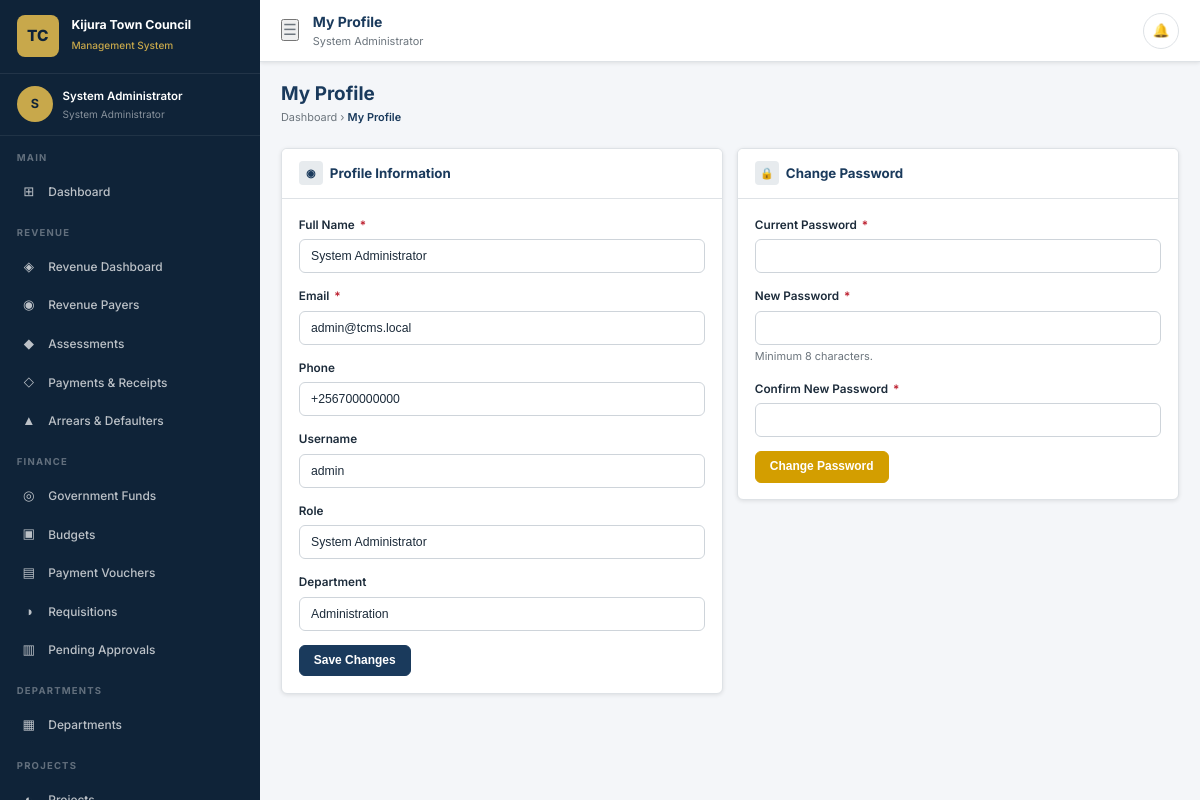
Screenshot of /modules/auth/profile.php (signed in) with the database file from the repository.
### tables this page shows
CREATE TABLE IF NOT EXISTS users (
    id INT AUTO_INCREMENT PRIMARY KEY,
    employee_id VARCHAR(50) UNIQUE,
    username VARCHAR(100) NOT NULL UNIQUE,
    email VARCHAR(200) NOT NULL UNIQUE,
    password_hash VARCHAR(255) NOT NULL,
    full_name VARCHAR(200) NOT NULL,
    phone VARCHAR(20),
    role_id INT NOT NULL,
    department_id INT,
    designation VARCHAR(150),
    is_active TINYINT(1) DEFAULT 1,
    must_change_password TINYINT(1) DEFAULT 0,
    last_login TIMESTAMP NULL,
    login_attempts INT DEFAULT 0,
    locked_until TIMESTAMP NULL,
    two_fa_enabled TINYINT(1) DEFAULT 0,
    two_fa_secret VARCHAR(100),
    profile_photo VARCHAR(255),
    created_by INT,
    created_at TIMESTAMP DEFAULT CURRENT_TIMESTAMP,
    updated_at TIMESTAMP DEFAULT CURRENT_TIMESTAMP ON UPDATE CURRENT_TIMESTAMP,
    FOREIGN KEY (role_id) REFERENCES roles(id),
    FOREIGN KEY (department_id) REFERENCES departments(id)
);

CREATE TABLE IF NOT EXISTS roles (
    id INT AUTO_INCREMENT PRIMARY KEY,
    name VARCHAR(100) NOT NULL UNIQUE,
    slug VARCHAR(100) NOT NULL UNIQUE,
    description TEXT,
    created_at TIMESTAMP DEFAULT CURRENT_TIMESTAMP
);

CREATE TABLE IF NOT EXISTS departments (
    id INT AUTO_INCREMENT PRIMARY KEY,
    dept_code VARCHAR(20) NOT NULL UNIQUE,
    name VARCHAR(200) NOT NULL,
    description TEXT,
    head_user_id INT,
    is_active TINYINT(1) DEFAULT 1,
    created_at TIMESTAMP DEFAULT CURRENT_TIMESTAMP,
    updated_at TIMESTAMP DEFAULT CURRENT_TIMESTAMP ON UPDATE CURRENT_TIMESTAMP
);

### includes/functions.php (called while the page is built, shortened)
<?php
function isLoggedIn(): bool {
    return true;
}
function getCurrentUser(): ?array {
    static $user = null;
    if ($user !== null) return $user;
    $db = getDB();
    $stmt = $db->prepare("SELECT u.*, r.slug AS role_slug, r.name AS role_name, d.name AS dept_name
                          FROM users u
                          JOIN roles r ON u.role_id = r.id
                          LEFT JOIN departments d ON u.department_id = d.id
                          WHERE u.id = ? AND u.is_active = 1");
    $stmt->execute([$_SESSION['user_id']]);
    $user = $stmt->fetch();
    return $user ?: null;
}
function getUnreadNotificationCount(): int {
    $user = getCurrentUser();
    $db = getDB();
    $stmt = $db->prepare("SELECT COUNT(*) FROM notifications WHERE user_id = ? AND is_read = 0");
    $stmt->execute([$user['id']]);
    return (int)$stmt->fetchColumn();
}
function getRecentNotifications(int $limit = 10): array {
    $user = getCurrentUser();
    $db = getDB();
    $stmt = $db->prepare("SELECT * FROM notifications WHERE user_id = ? ORDER BY created_at DESC LIMIT ?");
    $stmt->execute([$user['id'], $limit]);
    return $stmt->fetchAll();
}
function getSystemSetting(string $key): ?string {
    static $settings = null;
    if ($settings === null) {
        try {
            $db = getDB();
            $rows = $db->query("SELECT setting_key, setting_value FROM system_settings")->fetchAll();
            $settings = array_column($rows, 'setting_value', 'setting_key');
        } catch (Exception $e) {
            return null;
        }
    }
    return $settings[$key] ?? null;
}

### modules/auth/profile.php (the view, shortened to what this page needs)
<?php
require_once __DIR__ . '/../../includes/layout.php';
$user = getCurrentUser();
renderHead('My Profile');
echo '<body><div class="app-wrapper">';
renderSidebar($user);
echo '<div class="main-content">';
renderTopbar('My Profile', $user['full_name']);
renderPageStart('My Profile', '', [
    ['url' => APP_URL . '/dashboard.php', 'label' => 'Dashboard'],
    ['url' => '#', 'label' => 'My Profile']
]);
renderPageActions('');
?>
<div class="grid-2" style="align-items:start;">
  <div class="card">
    <div class="card-header"><h5><span class="ch-icon">◉</span> Profile Information</h5></div>
    <div class="card-body">
      <form method="POST">
        <div class="form-group">
          <label class="form-label">Full Name <span class="req">*</span></label>
          <input type="text" name="full_name" class="form-control" value="<?= htmlspecialchars($user['full_name']) ?>" required>
        </div>
        <div class="form-group">
          <label class="form-label">Email <span class="req">*</span></label>
          <input type="email" name="email" class="form-control" value="<?= htmlspecialchars($user['email']) ?>" required>
        </div>
        <div class="form-group">
          <label class="form-label">Phone</label>
          <input type="text" name="phone" class="form-control" value="<?= htmlspecialchars($user['phone'] ?? '') ?>">
        </div>
        <div class="form-group">
          <label class="form-label">Username</label>
          <input type="text" class="form-control" value="<?= htmlspecialchars($user['username']) ?>" disabled>
        </div>
        <div class="form-group">
          <label class="form-label">Role</label>
          <input type="text" class="form-control" value="<?= htmlspecialchars($user['role_name']) ?>" disabled>
        </div>
        <div class="form-group">
          <label class="form-label">Department</label>
          <input type="text" class="form-control" value="<?= htmlspecialchars($user['dept_name'] ?? 'N/A') ?>" disabled>
        </div>
        <button type="submit" class="btn btn-primary">Save Changes</button>
      </form>
    </div>
  </div>
  <div class="card">
    <div class="card-header"><h5><span class="ch-icon">🔒</span> Change Password</h5></div>
    <div class="card-body">
      <form method="POST">
        <div class="form-group">
          <label class="form-label">Current Password <span class="req">*</span></label>
          <input type="password" name="current_password" class="form-control" required>
        </div>
        <div class="form-group">
          <label class="form-label">New Password <span class="req">*</span></label>
          <input type="password" name="new_password" class="form-control" required minlength="8">
          <div class="form-text">Minimum 8 characters.</div>
        </div>
        <div class="form-group">
          <label class="form-label">Confirm New Password <span class="req">*</span></label>
          <input type="password" name="confirm_password" class="form-control" required>
        </div>
        <button type="submit" class="btn btn-warning">Change Password</button>
      </form>
    </div>
  </div>
</div>
<?php
renderPageEnd();
echo '</div></div>';
renderFooter();
?>

### includes/layout.php (shortened to what this page needs)
<?php
require_once __DIR__ . '/../includes/functions.php';
$__user = getCurrentUser();
function getSidebarNav(array $user): array {
    $role = $user['role_slug'];
    $nav  = [];
    $nav[] = ['section' => 'Main'];
    $nav[] = ['label' => 'Dashboard', 'href' => 'dashboard.php', 'icon' => '⊞', 'module' => 'dashboard'];
    if (in_array($role, ['admin','town_clerk','finance_officer','revenue_officer','auditor','management'])) {
        $nav[] = ['section' => 'Revenue'];
        $nav[] = ['label' => 'Revenue Dashboard',   'href' => 'modules/revenue/dashboard.php',    'icon' => '◈', 'module' => 'revenue'];
        $nav[] = ['label' => 'Revenue Payers',       'href' => 'modules/revenue/payers.php',       'icon' => '◉', 'module' => 'payers'];
        $nav[] = ['label' => 'Assessments',          'href' => 'modules/revenue/assessments.php',  'icon' => '◆', 'module' => 'assessments'];
        $nav[] = ['label' => 'Payments & Receipts',  'href' => 'modules/revenue/payments.php',     'icon' => '◇', 'module' => 'payments'];
        $nav[] = ['label' => 'Arrears & Defaulters', 'href' => 'modules/revenue/arrears.php',      'icon' => '▲', 'module' => 'arrears'];
    }
    if (in_array($role, ['admin','town_clerk','finance_officer','auditor','management'])) {
        $nav[] = ['section' => 'Finance'];
        $nav[] = ['label' => 'Government Funds',  'href' => 'modules/funding/index.php',         'icon' => '◎', 'module' => 'funding'];
        $nav[] = ['label' => 'Budgets',           'href' => 'modules/budget/index.php',          'icon' => '▣', 'module' => 'budget'];
    }
    if (in_array($role, ['admin','town_clerk','finance_officer','hod','auditor'])) {
        $nav[] = ['label' => 'Payment Vouchers',  'href' => 'modules/expenditure/vouchers.php',  'icon' => '▤', 'module' => 'vouchers'];
        $nav[] = ['label' => 'Requisitions',       'href' => 'modules/expenditure/requisitions.php','icon' => '◑', 'module' => 'requisitions'];
        $nav[] = ['label' => 'Pending Approvals', 'href' => 'modules/expenditure/approvals.php', 'icon' => '▥', 'module' => 'approvals'];
    }
    if (in_array($role, ['admin','town_clerk','finance_officer','hod','auditor','management'])) {
        $nav[] = ['section' => 'Departments'];
        $nav[] = ['label' => 'Departments',       'href' => 'modules/departments/index.php',     'icon' => '▦', 'module' => 'departments'];
    }
    if (in_array($role, ['admin','town_clerk','finance_officer','hod','auditor','management'])) {
        $nav[] = ['section' => 'Projects'];
        $nav[] = ['label' => 'Projects',          'href' => 'modules/projects/index.php',        'icon' => '◐', 'module' => 'projects'];
        $nav[] = ['label' => 'Procurement',       'href' => 'modules/procurement/index.php',     'icon' => '◑', 'module' => 'procurement'];
        $nav[] = ['label' => 'Assets Register',   'href' => 'modules/assets_mgmt/index.php',     'icon' => '◒', 'module' => 'assets'];
    }
    $nav[] = ['section' => 'Documents'];
    $nav[] = ['label' => 'Document Library',  'href' => 'modules/documents/index.php',       'icon' => '▧', 'module' => 'documents'];
    $nav[] = ['section' => 'Reports'];
    $nav[] = ['label' => 'Revenue Reports',    'href' => 'modules/reports/revenue.php',   'icon' => '▨', 'module' => 'reports'];
    $nav[] = ['label' => 'Finance Reports',    'href' => 'modules/reports/finance.php',   'icon' => '▩', 'module' => 'reports'];
    $nav[] = ['label' => 'Cash Flow & Intel',  'href' => 'modules/reports/cashflow.php',  'icon' => '◈', 'module' => 'cashflow'];
    if (in_array($role, ['admin','town_clerk','auditor'])) {
        $nav[] = ['label' => 'Audit Reports',  'href' => 'modules/reports/audit.php',     'icon' => '◫', 'module' => 'reports'];
    }
    if (in_array($role, ['admin','town_clerk'])) {
        $nav[] = ['section' => 'Administration'];
        $nav[] = ['label' => 'Users & Roles',     'href' => 'modules/admin/users.php',          'icon' => '◭', 'module' => 'users'];
        $nav[] = ['label' => 'Audit Trail',       'href' => 'modules/audit/index.php',           'icon' => '◮', 'module' => 'audit'];
        $nav[] = ['label' => 'System Settings',   'href' => 'modules/admin/settings.php',        'icon' => '◬', 'module' => 'settings'];
    }
    return $nav;
}
function renderHead(string $title, array $extraCss = []): void {
    $appName = defined('APP_NAME') ? APP_NAME : 'TCMS';
    $base    = defined('APP_URL')  ? APP_URL  : '';
    echo <<<HTML
<!DOCTYPE html>
<html lang="en">
<head>
  <meta charset="UTF-8">
  <meta name="viewport" content="width=device-width, initial-scale=1.0">
  <meta name="robots" content="noindex,nofollow">
  <title>{$title} — {$appName}</title>
  <link rel="preconnect" href="https://fonts.googleapis.com">
  <link href="https://fonts.googleapis.com/css2?family=Inter:wght@400;500;600;700;800&display=swap" rel="stylesheet">
  <link rel="stylesheet" href="{$base}/assets/css/tcms.css">
HTML;
    echo "</head>\n";
}
function renderSidebar(array $user): void {
    $base    = defined('APP_URL') ? APP_URL : '';
    $nav     = getSidebarNav($user);
    $initial = strtoupper(substr($user['full_name'], 0, 1));
    $councilName = getSystemSetting('council_name') ?? 'Town Council';
    echo <<<HTML
<aside class="sidebar" id="sidebar">
  <div class="sidebar-brand">
    <div class="brand-emblem">TC</div>
    <div class="brand-text">
      <h2>{$councilName}</h2>
      <span>Management System</span>
    </div>
  </div>
  <div class="sidebar-user">
    <div class="user-avatar">{$initial}</div>
    <div class="user-info">
      <div class="name">{$user['full_name']}</div>
      <div class="role">{$user['role_name']}</div>
    </div>
  </div>
  <nav>
HTML;
    foreach ($nav as $item) {
        if (isset($item['section'])) {
            echo "    <div class=\"nav-section\"><div class=\"nav-section-label\">{$item['section']}</div>\n";
            echo "    </div>\n";
            echo "    <div>\n";
            continue;
        }
        $href    = $base . '/' . $item['href'];
        $active  = (str_contains($_SERVER['PHP_SELF'], $item['module'])) ? 'active' : '';
        $icon    = $item['icon'];
        $label   = $item['label'];
        echo "      <a href=\"{$href}\" class=\"nav-item-link {$active}\"><span class=\"nav-icon\">{$icon}</span>{$label}</a>\n";
    }
    echo <<<HTML
    </div>
  </nav>
  <div class="sidebar-footer">
    <a href="{$base}/modules/auth/profile.php">⚙ My Profile</a>
    <a href="{$base}/modules/auth/logout.php">⏻ Sign Out</a>
  </div>
</aside>
<div id="sidebarOverlay" style="display:none;position:fixed;inset:0;background:rgba(0,0,0,.4);z-index:999;" onclick="document.getElementById('sidebar').classList.remove('open');this.style.display='none';"></div>
HTML;
}
function renderTopbar(string $title, string $subtitle = ''): void {
    $base          = defined('APP_URL') ? APP_URL : '';
    $unread        = getUnreadNotificationCount();
    $dotHtml       = $unread > 0 ? '<span class="notif-dot"></span>' : '';
    $notifHtml     = '';
    if (!$notifHtml) $notifHtml = '<div style="padding:1.2rem;text-align:center;color:#aaa;font-size:.84rem;">No notifications</div>';
    echo <<<HTML
<header class="topbar">
  <div class="topbar-left">
    <button class="menu-toggle" id="menuToggle" aria-label="Toggle menu">☰</button>
    <div>
      <div class="topbar-title">{$title}</div>
      <div class="topbar-subtitle">{$subtitle}</div>
    </div>
  </div>
  <div class="topbar-right">
    <div style="position:relative;">
      <button class="topbar-btn" id="notifBtn" aria-label="Notifications" onclick="document.getElementById('notifDrop').classList.toggle('show')">
        🔔{$dotHtml}
      </button>
      <div id="notifDrop" style="display:none;position:absolute;right:0;top:44px;width:320px;background:#fff;border:1px solid #dee2e6;border-radius:8px;box-shadow:0 4px 20px rgba(0,0,0,.15);z-index:2000;" class="">
        <div style="padding:.7rem .9rem;border-bottom:1px solid #dee2e6;font-weight:700;font-size:.84rem;display:flex;justify-content:space-between;">
          Notifications <a href="{$base}/api/notifications.php?action=mark_read" style="font-size:.75rem;font-weight:400;">Mark all read</a>
        </div>
        {$notifHtml}
        <div style="padding:.5rem .9rem;text-align:center;"><a href="{$base}/modules/notifications/index.php" style="font-size:.8rem;">View all</a></div>
      </div>
    </div>
  </div>
</header>
<script>document.addEventListener('click',function(e){var d=document.getElementById('notifDrop');if(d&&!e.target.closest('#notifBtn')&&!e.target.closest('#notifDrop'))d.style.display='none';});</script>
HTML;
}
function renderPageStart(string $title, string $subtitle = '', array $breadcrumb = []): void {
    echo '<div class="page-content">' . "\n";
    if ($title) {
        $bcHtml = '';
        if ($breadcrumb) {
            $bcHtml = '<div class="breadcrumb">';
            foreach ($breadcrumb as $i => $crumb) {
                if ($i < count($breadcrumb) - 1) {
                    $bcHtml .= "<a href=\"{$crumb['url']}\">{$crumb['label']}</a> &rsaquo; ";
                } else {
                    $bcHtml .= "<span>{$crumb['label']}</span>";
                }
            }
            $bcHtml .= '</div>';
        }
        echo <<<HTML
<div class="page-header">
  <div>
    <h1>{$title}</h1>
    {$bcHtml}
  </div>
HTML;
    }
}
function renderPageActions(string $html = ''): void {
    echo "</div>\n";
}
function renderPageEnd(): void {
    echo '</div>' . "\n";
}
function renderFooter(array $scripts = []): void {
    echo "</body>\n</html>\n";
}

### rows the page displays
users: full_name "S", full_name "System Administrator", role.name "System Administrator", email "admin@tcms.local", phone "+256700000000", username "admin", department.name "Administration"

### other values shown
$councilName "Kijura Town Council"
$item['section'] "MAIN"
$icon "⊞"
$label "Dashboard"
$item['section'] "REVENUE"
$icon "◈"
$label "Revenue Dashboard"
$icon "◉"
$label "Revenue Payers"
$icon "◆"
$label "Assessments"
$icon "◇"
$label "Payments & Receipts"
$icon "▲"
$label "Arrears & Defaulters"
